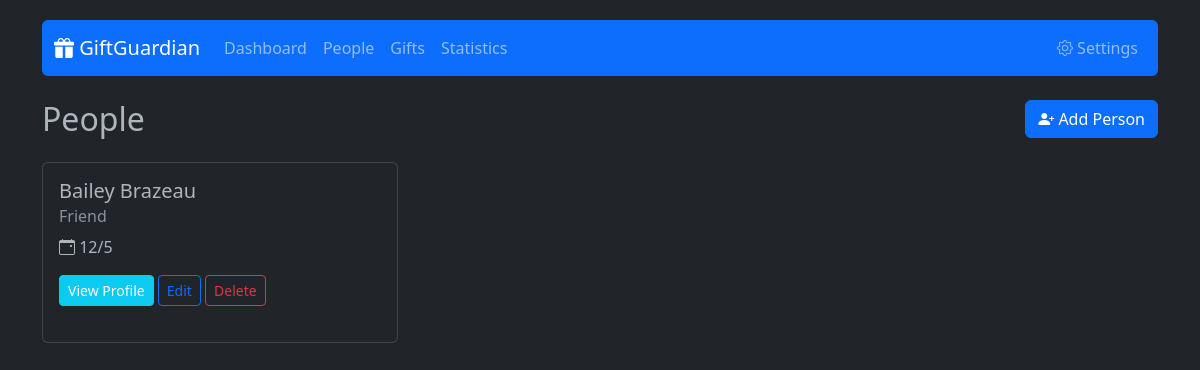
The app's page /people, older data.
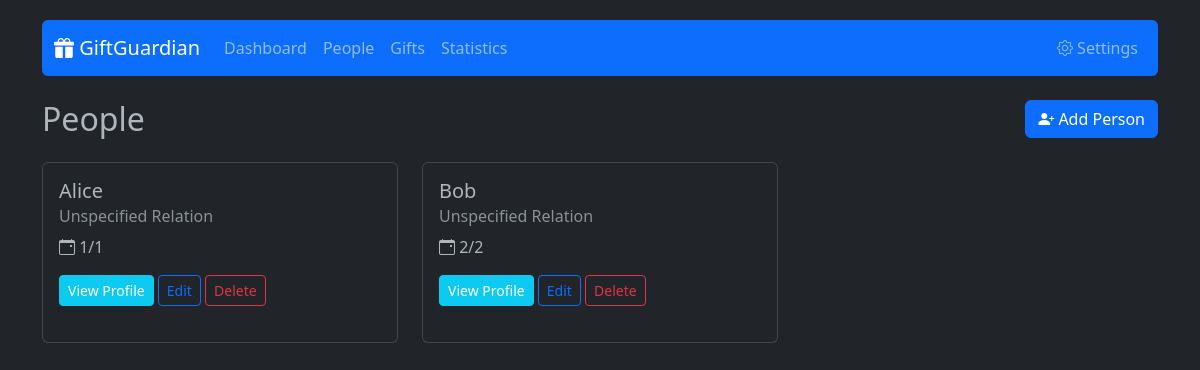
The same page, newer data.
### app/models.py (models this page shows)
class Person(db.Model):
    id = db.Column(db.Integer, primary_key=True)
    name = db.Column(db.String(100), nullable=False)
    relation_id = db.Column(db.Integer, db.ForeignKey('relation.id'), nullable=True)
    birthday_month = db.Column(db.Integer, nullable=False)
    birthday_day = db.Column(db.Integer, nullable=False)
    birthday_year = db.Column(db.Integer, nullable=True)
    gifts = db.relationship('Gift', backref='person', lazy=True)
    occasions = db.relationship('PersonOccasion', backref='person', lazy=True, cascade="all, delete-orphan")

class Relation(db.Model):
    id = db.Column(db.Integer, primary_key=True)
    name = db.Column(db.String(50), unique=True, nullable=False)
    people = db.relationship('Person', backref='relation', lazy=True)

### app/routes.py (the view)
@main.route('/people')
def people_list():
    people = Person.query.order_by(Person.name).all()
    relations = Relation.query.all()
    return render_template('people.html', people=people, relations=relations)

### app/templates/people.html (shortened to what this page needs)
{% extends 'base.html' %}
{% block content %}
<div class="row mb-3">
    <div class="col">
        <h2>People</h2>
    </div>
    <div class="col text-end">
        <button type="button" class="btn btn-primary" data-bs-toggle="modal" data-bs-target="#addPersonModal">
            <i class="bi bi-person-plus-fill"></i> Add Person
        </button>
    </div>
</div>
<div class="row">
    {% for person in people %}
    <div class="col-md-4 mb-4">
        <div class="card h-100">
            <div class="card-body">
                <h5 class="card-title">{{ person.name }}</h5>
                <h6 class="card-subtitle mb-2 text-muted">
                    {% if person.relation %}
                        {{ person.relation.name }}
                    {% else %}
                        Unspecified Relation
                    {% endif %}
                </h6>
                <p class="card-text">
                    <i class="bi bi-calendar-event"></i>
                    {{ person.birthday_month }}/{{ person.birthday_day }}
                </p>
                <a href="{{ url_for('main.person_profile', id=person.id) }}" class="btn btn-sm btn-info text-white">View Profile</a>
                <a href="{{ url_for('main.edit_person', id=person.id) }}" class="btn btn-sm btn-outline-primary">Edit</a>
                <form action="{{ url_for('main.delete_person', id=person.id) }}" method="POST" style="display:inline;">
                    <button type="submit" class="btn btn-sm btn-outline-danger" onclick="return confirm('Delete {{ person.name }}?')">Delete</button>
                </form>
            </div>
        </div>
    </div>
    {% else %}
    <div class="col">
        <p class="text-muted">No people added yet.</p>
    </div>
    {% endfor %}
</div>
{% endblock %}

Row changes from the older to the newer data that the page shows:
changed Person: name "Bailey Brazeau" → "Alice"; birthday_month "12" → "1"; birthday_day "5" → "1"; relation.name "Friend" → (not shown); now shows "Unspecified Relation"
added Person: name "Bob", shows "Unspecified Relation", birthday_month "2", birthday_day "2"
